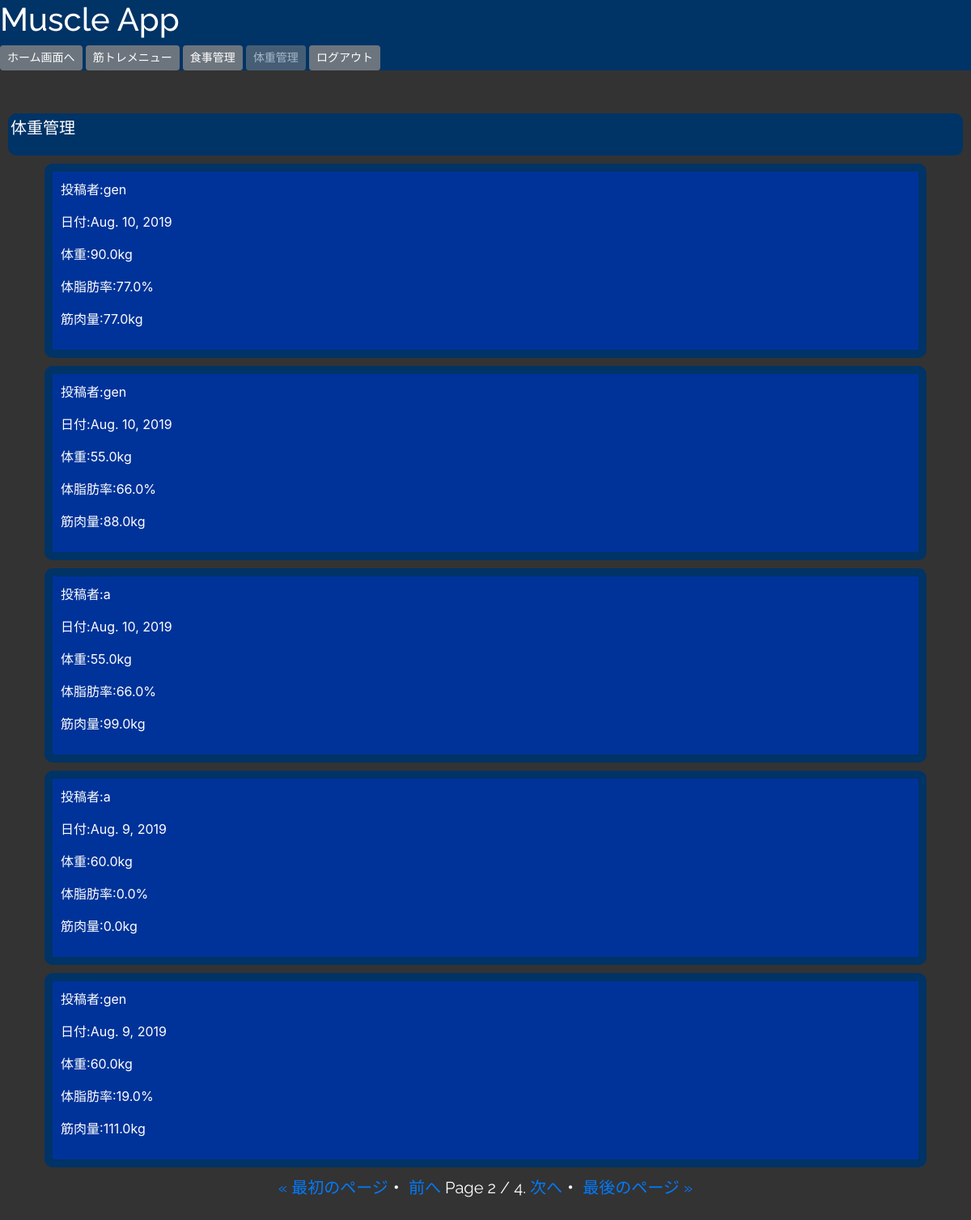
The app's page /timeline/body/?page=2 (signed in) with its own data.
### muscleapp/models.py (models this page shows)
class BodyModel(models.Model):
    weight = models.FloatField()
    percent_body_fat = models.FloatField(default=0)
    muscle_mass = models.FloatField(default=0)
    date = models.DateField(default=localdate())
    maintenance_calorie = models.FloatField(default=0)
    cutting_calorie = models.FloatField(default=0)
    increasing_calorie = models.FloatField(default=0)
    author = models.CharField(max_length=100)

### muscleapp/views.py (the view)
# urls.py: path('timeline/body/', timeline_bodyfunc, name='timeline_body'),
@login_required
def timeline_bodyfunc(request):
    body = BodyModel.objects.order_by('-date').all()
    paginator = Paginator(body, 5)
    page = request.GET.get('page')
    body_data = paginator.get_page(page)
    return render(request, 'timeline_body.html', {'body_data': body_data})

### templates/timeline_body.html (shortened to what this page needs)
{% extends 'base_afterlogin.html' %}
{% block customcss %}
{% load static %}
<link rel="stylesheet" type="text/css" href="{% static 'timeline.css' %}">
{% endblock customcss %}
{% block header %}
<h1>Muscle App</h1>
    <a href="{% url 'home' %}" class="btn btn-secondary btn-sm">ホーム画面へ</a>
    <a href="{% url 'timeline_workout' %}" class="btn btn-secondary btn-sm">筋トレメニュー</a>
    <a href="{% url 'timeline_diet' %}" class="btn btn-secondary btn-sm">食事管理</a>
    <a href="{% url 'timeline_body' %}" class="btn btn-secondary disabled btn-sm">体重管理</a>
{% endblock header %}
{% block content %}
<div class="menu">
    <p>体重管理</p>
</div>
{% for item in body_data %}
<div class="container">
<div class="info">
    <p>投稿者:{{ item.author }}</p>
    <p>日付:{{ item.date }}</p>
    <p>体重:{{ item.weight }}kg</p>
    <p>体脂肪率:{{ item.percent_body_fat }}%</p>
    <p>筋肉量:{{ item.muscle_mass }}kg</p>
</div>
</div>
{% endfor %}
{% endblock content %}
{% block paginator %}
<span class="step-links">
        {% if body_data.has_previous %}
            <a href="?page=1">&laquo; 最初のページ</a>・
            <a href="?page={{ body_data.previous_page_number }}">前へ</a>
        {% endif %}
        <span class="current">
            Page {{ body_data.number }} / {{ body_data.paginator.num_pages }}.
        </span>
        {% if body_data.has_next %}
            <a href="?page={{ body_data.next_page_number }}">次へ</a>・
            <a href="?page={{ body_data.paginator.num_pages }}">最後のページ &raquo;</a>
        {% endif %}
</span>
{% endblock paginator %}

### static/timeline.css (style rules this page uses)
body { background-color: #333333; color: #fff }
.menu { background-color: #003366; font-size: 20px; padding: 3px; margin: 10px; border-radius: 10px; }
.info { padding: 10px; border-radius: 10px; background-color: #003399; margin: 10px; border: 10px solid #003366; }
.step-links { display: block; text-align: center; padding: 0 0 40px 0; font-size: 20px; font-family: 'Raleway', sans-serif; }

### records on screen
BodyModel: author "gen", date "Aug. 10, 2019", weight "90.0", percent_body_fat "77.0", muscle_mass "77.0"
BodyModel: author "gen", date "Aug. 10, 2019", weight "55.0", percent_body_fat "66.0", muscle_mass "88.0"
BodyModel: author "a", date "Aug. 10, 2019", weight "55.0", percent_body_fat "66.0", muscle_mass "99.0"
BodyModel: author "a", date "Aug. 9, 2019", weight "60.0", percent_body_fat "0.0", muscle_mass "0.0"
BodyModel: author "gen", date "Aug. 9, 2019", weight "60.0", percent_body_fat "19.0", muscle_mass "111.0"

### other values on screen
{{ body_data.number }} "2"
{{ body_data.paginator.num_pages }} "4"
